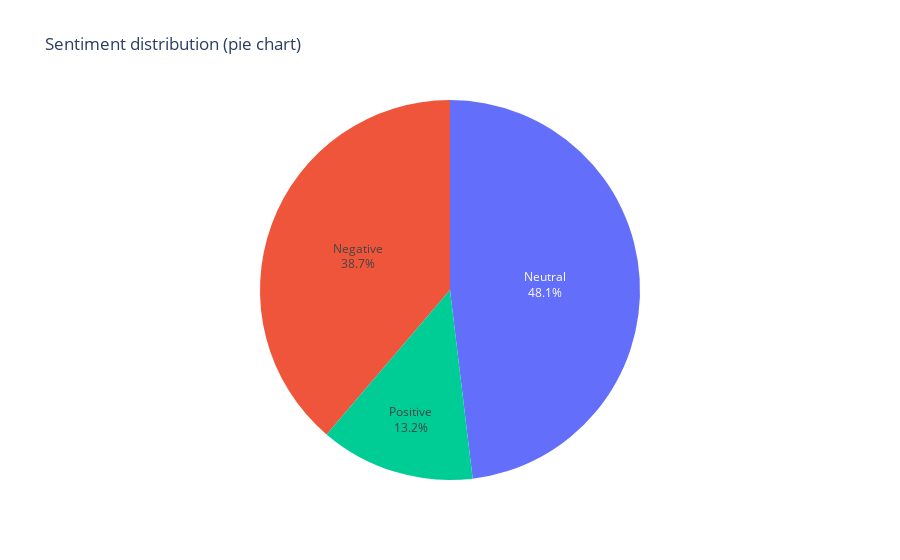

Notebook code cell kept with this figure:
### Code cell
import plotly.express as px

sentiment_names = {-1.0: "Negative", 0.0: "Neutral", 1.0: "Positive"}
label_counts = (
    sentiments["label"].map(sentiment_names).value_counts().reindex(["Negative", "Neutral", "Positive"])
)
label_counts = label_counts.dropna().rename_axis("sentiment").reset_index(name="count")

pie_fig = px.pie(
    label_counts,
    names="sentiment",
    values="count",
    title="Sentiment distribution (pie chart)",
    color="sentiment",
    color_discrete_map={"Negative": "#EF553B", "Neutral": "#636EFA", "Positive": "#00CC96"},
)
pie_fig.update_traces(textposition="inside", textinfo="percent+label")
pie_fig.update_layout(showlegend=False)
pie_fig.show()

### Figure 1 — Plotly figure (JSON) as saved in the notebook; plotly's stock layout.template omitted (floating-point values rounded to 4 significant figures)
{"data": [{"customdata": [["Negative"], ["Neutral"], ["Positive"]], "domain": {"x": [0, 1], "y": [0, 1]}, "hovertemplate": "sentiment=%{customdata[0]}<br>count=%{value}<extra></extra>", "labels": ["Negative", "Neutral", "Positive"], "legendgroup": "", "marker": {"colors": ["#EF553B", "#636EFA", "#00CC96"]}, "name": "", "showlegend": true, "textinfo": "percent+label", "textposition": "inside", "type": "pie", "values": [315, 391, 107]}], "layout": {"legend": {"tracegroupgap": 0}, "showlegend": false, "title": {"text": "Sentiment distribution (pie chart)"}}}
